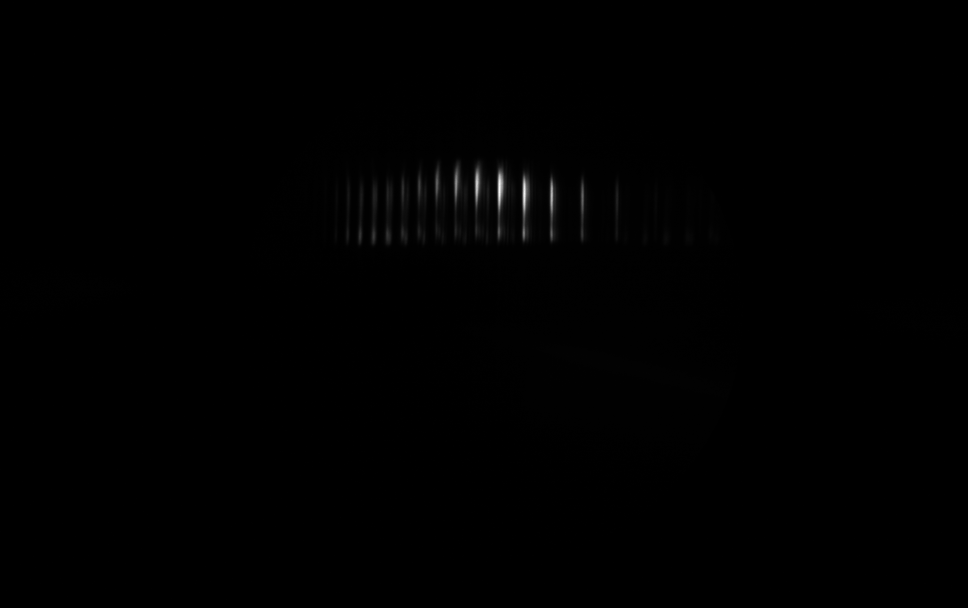
#> input picture task13-15_XUV_flatfield_NO_filter_Ar_80W_cellC_120mbar_abm11300_hm1140_selection7200_expt5ms_BB_s_pol_MCP6000000001.png, 1936 x 1216 px (shown at 1/2 size); the run also reads 1 picture not shown here
$ python spec_analysis.py
#> lines starting #> are read from the running program, lines starting #| are printed output that depends on the picture
# -*- coding: utf-8 -*-
"""

Created on Fri Oct 10 15:19:35 2025
@author: Isuru Withanawasam
"""

from PIL import Image
import numpy as np
import matplotlib.pyplot as plt
from scipy.signal import find_peaks
from scipy.optimize import curve_fit
import math


# --- Input Files ---
FILE_NO_FILTER = 'task13-15_XUV_flatfield_NO_filter_Ar_80W_cellC_120mbar_abm11300_hm1140_selection7200_expt5ms_BB_s_pol_MCP6000000001.png'
FILE_FILTER = 'task13-15_XUV_flatfield_Te100nm_filter_Ar_80W_cellC_120mbar_abm11300_hm1140_selection7200_expt5ms_BB_s_pol_MCP600_Te100nmfilter0000001.png'
filterF='filter.txt'

DARK_REGION_COORDS = [800, 1200, 0, 500]
SPECTRUM_PIXEL_LIMITS = [500, 1500]


# Load image and convert to a numpy array for calculations
img_no_filter = Image.open(FILE_NO_FILTER)
#> img_no_filter is the input picture: PIL image 1936x1216 I;16; min 0, max 2600, mean 13.5
img_matrix_no_filter = np.array(img_no_filter, dtype=float)

# Define the dark region from the coordinates
y_start, y_end, x_start, x_end = DARK_REGION_COORDS
dark_region_no_filter = img_matrix_no_filter[y_start:y_end, x_start:x_end]
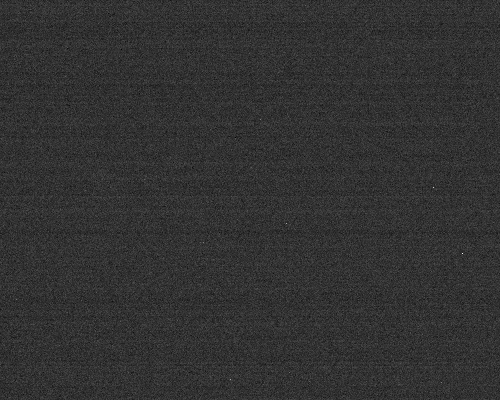
#> dark_region_no_filter: shape (400, 500) float64; min 0, max 38, mean 7.5; drawn with min black and max white

# Calculate and subtract the background noise
background_avg_no_filter = np.mean(dark_region_no_filter)
#> background_avg_no_filter = 7.54
print(f"  > Average background: {background_avg_no_filter:.2f}")
#|   > Average background: 7.54
img_bg_subtracted_no_filter = img_matrix_no_filter - background_avg_no_filter

# Clip negative values to zero (intensity cannot be negative)
img_cleaned_no_filter = np.clip(img_bg_subtracted_no_filter, 0, None)

# Calculate the horizontal (spectral) profile by summing vertically
full_h_profile_no_filter = np.sum(img_cleaned_no_filter, axis=0)
#> full_h_profile_no_filter = 1936 values, max 210478.5 at index 1048, min 586.8 at index 1624, mean 7718.5

# Apply the spectral pixel limits to get the final spectrum
#spec_start, spec_end = SPECTRUM_PIXEL_LIMITS
#S_wo = full_h_profile_no_filter[spec_start:spec_end]
S_wo = full_h_profile_no_filter
#> S_wo has the same summary as full_h_profile_no_filter

plt.figure()
plt.imshow(img_cleaned_no_filter)
plt.xlabel('Pixels')
plt.ylabel('Pixels')
plt.show()


# Load image and convert to a numpy array
img_filter = Image.open(FILE_FILTER)
img_matrix_filter = np.array(img_filter, dtype=float)

# Define the dark region from the same coordinates
dark_region_filter = img_matrix_filter[y_start:y_end, x_start:x_end]

# Calculate and subtract the background noise
background_avg_filter = np.mean(dark_region_filter)
#> background_avg_filter = 7.51
print(f"  > Average background: {background_avg_filter:.2f}")
#|   > Average background: 7.51
img_bg_subtracted_filter = img_matrix_filter - background_avg_filter

# Clip negative values to zero
img_cleaned_filter = np.clip(img_bg_subtracted_filter, 0, None)

# Calculate the horizontal (spectral) profile
full_h_profile_filter = np.sum(img_cleaned_filter, axis=0)
#> full_h_profile_filter = 1936 values, max 42395.8 at index 1048, min 611.1 at index 1901, mean 1559.7

# Apply the spectral pixel limits to get the final spectrum
#S_w = full_h_profile_filter[spec_start:spec_end]
S_w = full_h_profile_filter
#> S_w has the same summary as full_h_profile_filter

# =============================================================================
# 5. CALCULATE TRANSMISSION AND PLOT RESULTS
# =============================================================================


# Calculate transmission
T = S_w / S_wo
#> T = 1936 values, max 1.21 at index 413, min 0.0247 at index 996, mean 0.609

# Create the plot with a primary and secondary y-axis
fig, ax1 = plt.subplots(figsize=(12, 7))

# Plot spectra on the primary (left) y-axis
color1 = 'tab:blue'
ax1.set_xlabel('Pixel Coordinate (within specified limits)')
ax1.set_ylabel('Integrated Intensity (counts)', color=color1)
ax1.plot(S_wo, color=color1, alpha=0.8, label='Spectrum without Filter ($S_{wo}$)')
ax1.plot(S_w, color='tab:orange', label='Spectrum with Filter ($S_w$)')
ax1.tick_params(axis='y', labelcolor=color1)
ax1.grid(True, linestyle='-', alpha=0.6)
ax1.set_ylim(bottom=0) # Ensure y-axis starts at 0

# Create the secondary (right) y-axis for transmission
ax2 = ax1.twinx()
color2 = 'tab:green'
ax2.set_ylabel('Transmission (T)', color=color2)
ax2.plot(T, color=color2, linestyle='-', label='Transmission (T = $S_w / S_{wo}$)')
ax2.tick_params(axis='y', labelcolor=color2)
ax2.set_ylim(0, max(1.0, np.percentile(T, 99.5))) # Set reasonable limits for transmission

# Add title and a combined legend
fig.suptitle('XUV Spectra and Experimental Transmission', fontsize=16)
fig.legend(loc='upper right', bbox_to_anchor=(0.9, 0.9))
fig.tight_layout(rect=[0, 0, 1, 0.96]) # Adjust layout to make room for title

plt.show()
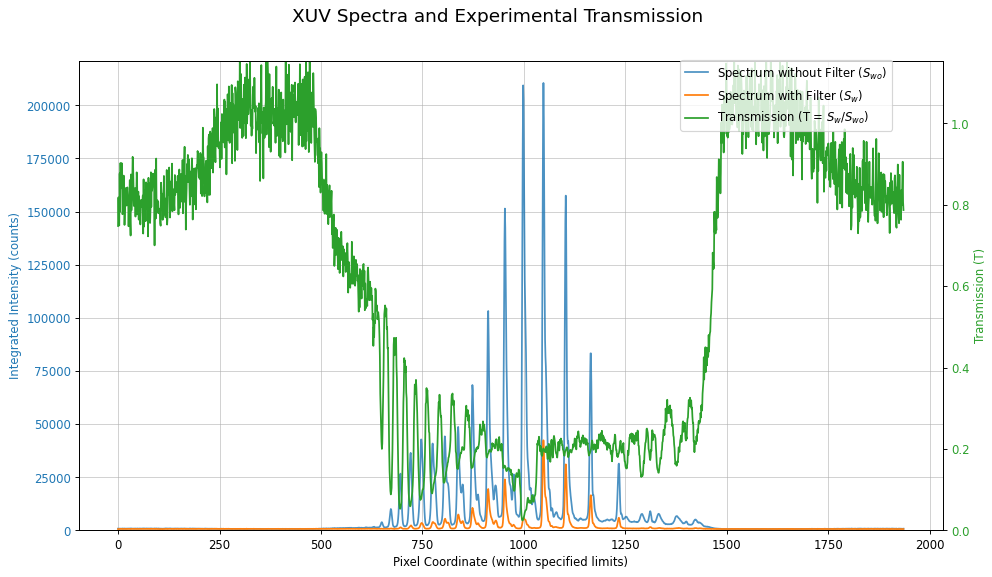
#> figure drawn by matplotlib, 2 panels; panel 1: curve peaks at x = 1048, y = 210478.5; panel 1: curve peaks at x = 1048, y = 42395.8; panel 2: curve peaks at x = 413, y = 1.21


min_T_pix=(np.where(T==min(T)))[0][0]
#> min_T_pix = 996
print('Position of the dip Transmission: ',min_T_pix)
#| Position of the dip Transmission:  996

##########################################
#> (the run stopped early here; a loop or call above may not have finished)
